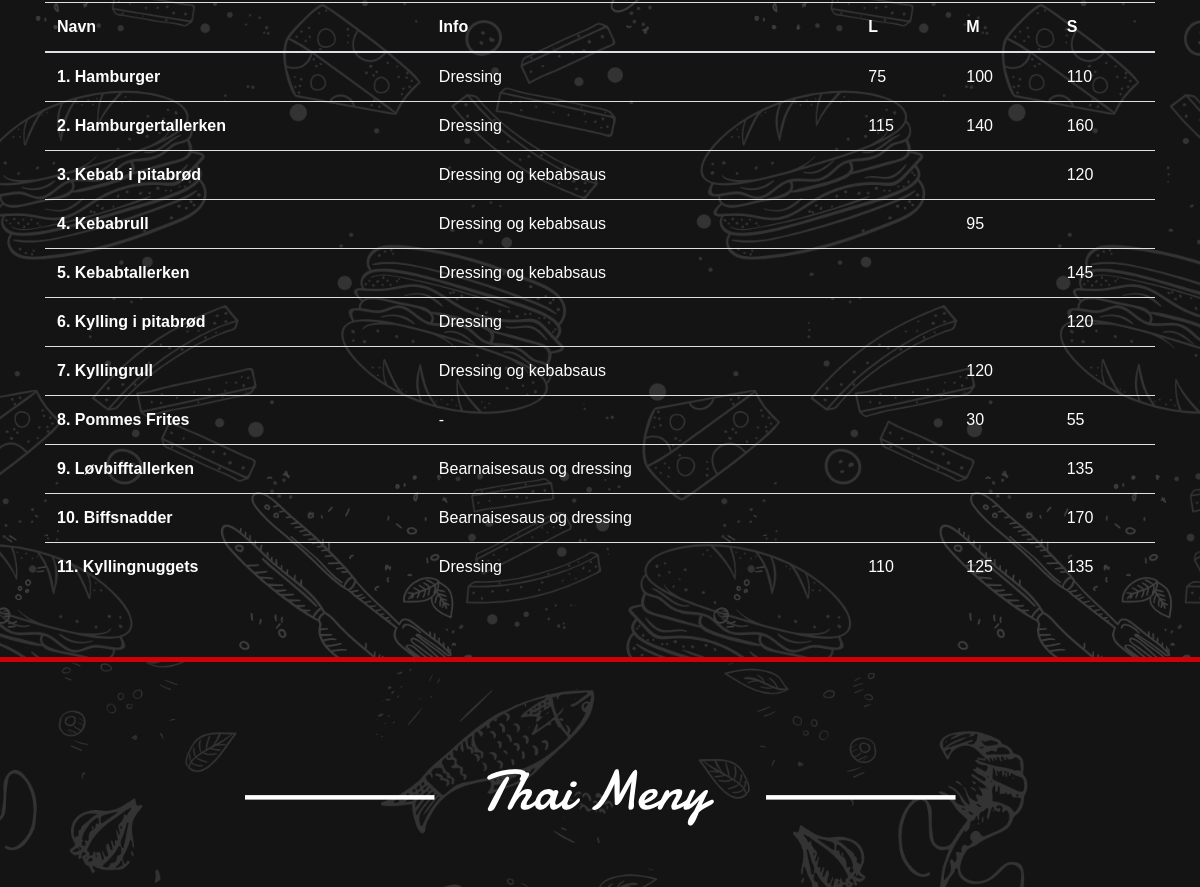
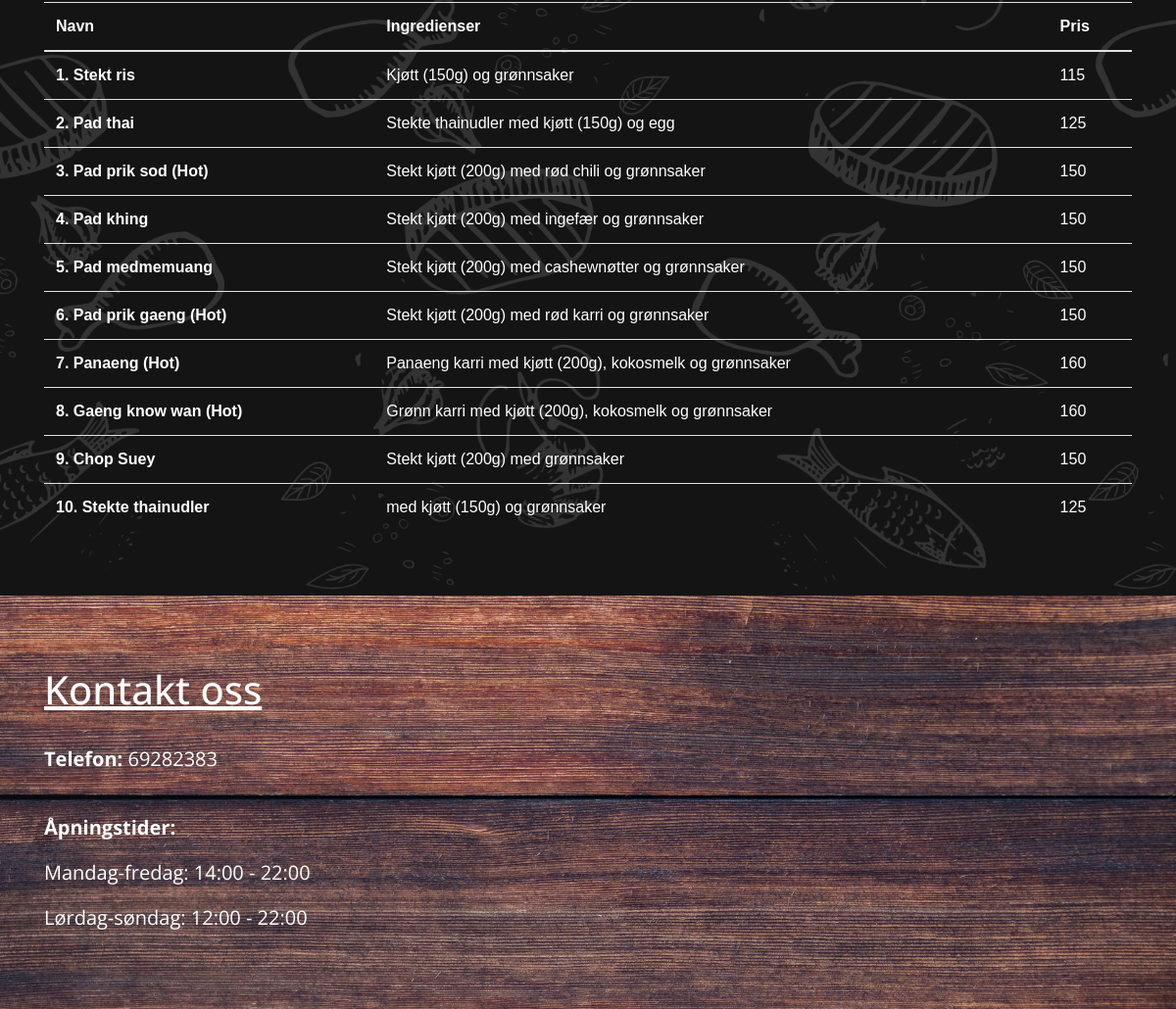
Before: / (lower part) with the older database file (2 pictures, top to bottom).
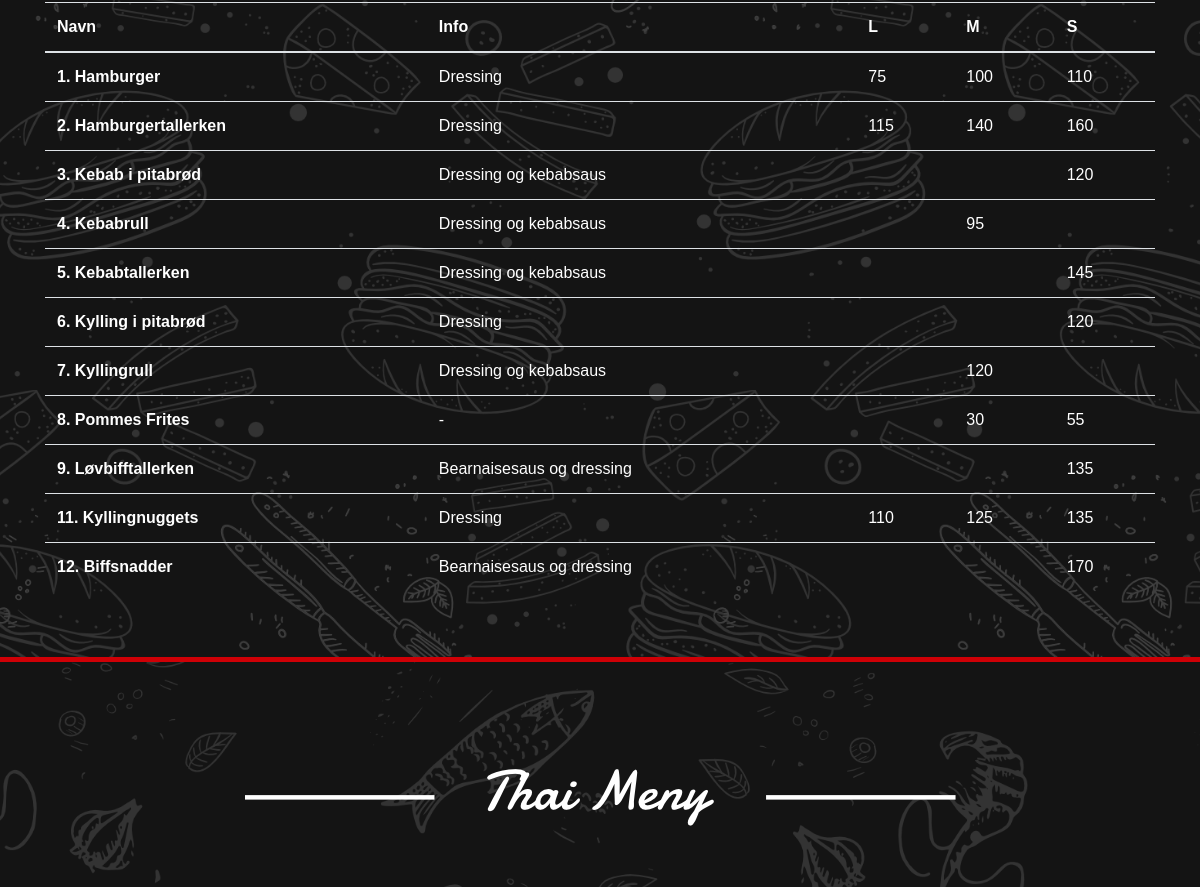
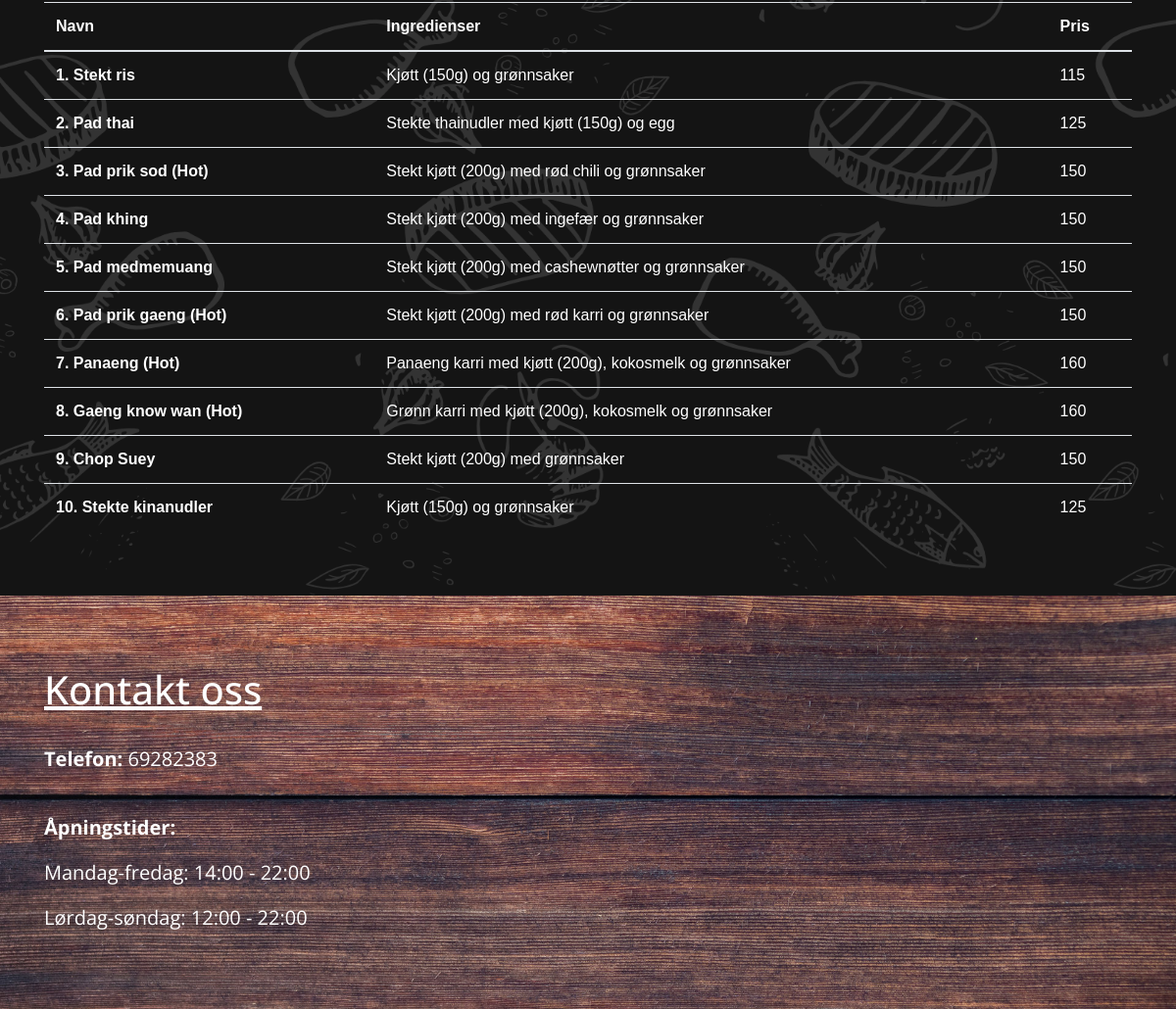
After: the same page with the newer database file (2 pictures, top to bottom).
### app/models.py (models this page shows, shortened)
class GrillMenu(db.Model):
    __tablename__ = "grillmenu"
    id = db.Column(db.Integer, primary_key=True)
    title = db.Column(db.String, unique=False)
    description = db.Column(db.String, unique=False)
    allergies = db.Column(db.String)
    price_small = db.Column(db.String)
    price_medium = db.Column(db.String)
    price_large = db.Column(db.String)

class ThaiMenu(db.Model):
    __tablename__ = "thaimenu"
    id = db.Column(db.Integer, primary_key=True)
    title = db.Column(db.String, unique=False)
    description = db.Column(db.String, unique=False)
    allergies = db.Column(db.String)
    price = db.Column(db.String)

### app/views.py (the view)
@app.route('/')
def home():
	pizzamenu = PizzaMenu.query.all()
	grillmenu = GrillMenu.query.all()
	thaimenu = ThaiMenu.query.all()
	return render_template("index.html", pizzamenu = pizzamenu, grillmenu = grillmenu, thaimenu = thaimenu)

### app/templates/index.html (shortened to what this page needs)
{% extends "base.html"%}
{% block content%}
<div class="main" id="grill">
  <div class="container menupadding" align="center">
    <table class="table" style="color: white;">
      <thead>
        <tr align="left">
          <th scope="<col>">Navn</th>
          <th scope="<col>">Info</th>
          <th scope="<col>">L</th>
          <th scope="<col>">M</th>
          <th scope="<col>">S</th>
        </tr>
      </thead>
      <tbody>
          {%for grill in grillmenu%}
        <tr align="left">
        <th scope="row"><b>{{grill.id}}. {{grill.title}}</b></th>
        <td>{{grill.description}}</td>
        <td>{{grill.price_small}}</td>
        <td>{{grill.price_medium}}</td>
        <td>{{grill.price_large}}</td>
        </tr>
        {%endfor%}
      </tbody>
    </table>
  </div>
</div>
<div class="main" id="thai">
  <div class="container menupadding" align="center">
    <img src="{{url_for('static',filename='thai-icon.png')}}" alt="" class="mb-5 img-fluid">
    <table class="table" style="color: white;">
      <thead>
        <tr align="left">
          <th scope="<col>">Navn</th>
          <th scope="<col>">Ingredienser</th>
          <th scope="<col>">Pris</th>
        </tr>
      </thead>
      <tbody>
          {%for thai in thaimenu%}
        <tr align="left">
        <th scope="row"><b>{{thai.id}}. {{thai.title}}</b></th>
        <td>{{thai.description}}</td>
        <td>{{thai.price}}</td>
        </tr>
        {%endfor%}
      </tbody>
    </table>
  </div>
</div>
<div class="main" id="kontakt">
  <div class="container">
  <div class="row">
    <div class="col-12 col-md-6">
      <div class="mt-5">
        <br>
        <h1 id="h1_welcome"><u>Kontakt oss</u></h1>
        <br>
        <p id="descrip"><b>Telefon:</b> 69282383</p>
        <br>
        <p id="descrip"><b>Åpningstider:</b></p>
        <p id="descrip">Mandag-fredag: 14:00 - 22:00</p>
        <p id="descrip">Lørdag-søndag: 12:00 - 22:00</p>
        <br>
      </div>
    </div>
    <div class="col-12 col-md-6" id="gmap">
      <div class="mt-5">
        <br>
        <span id="show_map">
          <div class="mapouter"><div class="gmap_canvas"><iframe width="350" height="300" id="gmap_canvas" src="https://maps.google.com/maps?q=Grendehusveien%202&t=&z=15&ie=UTF8&iwloc=&output=embed" frameborder="0" scrolling="no" marginheight="0" marginwidth="0"></div></div>
        </span>
      </div>
    </div>
  </div>
</div>
</div>
{% endblock %}

### app/templates/base.html (shortened to what this page needs)
<!DOCTYPE html>
<html lang="no">
  <head>
    <link rel="stylesheet" href="https://stackpath.bootstrapcdn.com/bootstrap/4.3.1/css/bootstrap.min.css">
    <link rel="stylesheet" href="{{url_for('static', filename ='css/main.css')}}" type="text/css">
    <link rel="stylesheet" href="{{url_for('static', filename ='css/animation.css')}}" type="text/css">
  </head>
  <body>
    {% block content %}
    {% endblock %}
  </body>
</html>

### app/static/css/main.css (style rules this page uses)
body { font-family: 'Open Sans', sans-serif; min-height: 400px; color: white; }
.table { font-family: Arial; }
#grill { height: 100%; min-height: 500px; padding-bottom: 50px; background-image: url(/static/grill-doodle.png); background-color: rgb(20,20,20); background-size: cover; background-position: center; background-repeat: no-repeat; border-bottom: 5px solid rgb(207, 0, 6); }
#thai { height: 100%; min-height: 500px; padding-bottom: 50px; background-image: url(/static/thai-doodle.png); background-color: rgb(20,20,20); background-size: cover; background-position: center; background-repeat: no-repeat; }
#kontakt { height: 100%; min-height: 350px; padding-bottom: 30px; background-image: url(/static/models.jpg); background-size: cover; background-position: center; background-repeat: no-repeat; }
#show_map { display: inline; }
.menupadding { padding-top: 100px; }
#descrip { font-size: 20px; }
#gmap { margin-bottom: 20px; }

### app/templates/index.html (style rules this page uses)
.mapouter { position:relative;text-align:right;height:300px;width:350px; }
.gmap_canvas { overflow:hidden;background:none!important;height:300px;width:350px; }

Changed rows visible on the page:
removed GrillMenu: id "10", title "Biffsnadder", description "Bearnaisesaus og dressing", price_large "170"
added GrillMenu: id "12", title "Biffsnadder", description "Bearnaisesaus og dressing", price_large "170"
changed ThaiMenu id 10: title "Stekte thainudler" → "Stekte kinanudler"; description "med kjøtt (150g) og grønnsaker" → "Kjøtt (150g) og grønnsaker"
